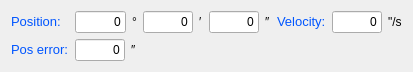
   <widget class="QWidget" name="layoutWidget_7">
    <property name="geometry">
     <rect>
      <x>960</x>
      <y>30</y>
      <width>413</width>
      <height>60</height>
     </rect>
    </property>
    <layout class="QGridLayout" name="gridLayout_4">
     <item row="0" column="0">
      <widget class="QLabel" name="label_25">
       <property name="text">
        <string>&lt;!DOCTYPE HTML PUBLIC &quot;-//W3C//DTD HTML 4.0//EN&quot; &quot;http://www.w3.org/TR/REC-html40/strict.dtd&quot;&gt;
&lt;html&gt;&lt;head&gt;&lt;meta name=&quot;qrichtext&quot; content=&quot;1&quot; /&gt;&lt;style type=&quot;text/css&quot;&gt;
p, li { white-space: pre-wrap; }
&lt;/style&gt;&lt;/head&gt;&lt;body style=&quot; font-family:'Sans Serif'; font-size:10pt; font-weight:400; font-style:normal;&quot;&gt;
&lt;p style=&quot; margin-top:0px; margin-bottom:0px; margin-left:0px; margin-right:0px; -qt-block-indent:0; text-indent:0px;&quot;&gt;&lt;span style=&quot; color:#0055ff;&quot;&gt;Position:&lt;/span&gt;&lt;/p&gt;&lt;/body&gt;&lt;/html&gt;</string>
       </property>
      </widget>
     </item>
     <item row="0" column="1">
      <layout class="QHBoxLayout" name="horizontalLayout_18">
       <item>
        <widget class="QLineEdit" name="lineEdit_n1_posD">
         <property name="cursor">
          <cursorShape>ArrowCursor</cursorShape>
         </property>
         <property name="text">
          <string>0</string>
         </property>
         <property name="alignment">
          <set>Qt::AlignRight|Qt::AlignTrailing|Qt::AlignVCenter</set>
         </property>
         <property name="readOnly">
          <bool>true</bool>
         </property>
        </widget>
       </item>
       <item>
        <widget class="QLabel" name="label_79">
         <property name="text">
          <string>°</string>
         </property>
        </widget>
       </item>
      </layout>
     </item>
     <item row="0" column="2">
      <layout class="QHBoxLayout" name="horizontalLayout_19">
       <item>
        <widget class="QLineEdit" name="lineEdit_n1_posM">
         <property name="cursor">
          <cursorShape>ArrowCursor</cursorShape>
         </property>
         <property name="text">
          <string>0</string>
         </property>
         <property name="alignment">
          <set>Qt::AlignRight|Qt::AlignTrailing|Qt::AlignVCenter</set>
         </property>
         <property name="readOnly">
          <bool>true</bool>
         </property>
        </widget>
       </item>
       <item>
        <widget class="QLabel" name="label_34">
         <property name="text">
          <string>′</string>
         </property>
        </widget>
       </item>
      </layout>
     </item>
     <item row="0" column="3">
      <layout class="QHBoxLayout" name="horizontalLayout_20">
       <item>
        <widget class="QLineEdit" name="lineEdit_n1_posS">
         <property name="cursor">
          <cursorShape>ArrowCursor</cursorShape>
         </property>
         <property name="text">
          <string>0</string>
         </property>
         <property name="alignment">
          <set>Qt::AlignRight|Qt::AlignTrailing|Qt::AlignVCenter</set>
         </property>
         <property name="readOnly">
          <bool>true</bool>
         </property>
        </widget>
       </item>
       <item>
        <widget class="QLabel" name="label_80">
         <property name="text">
          <string>″</string>
         </property>
        </widget>
       </item>
      </layout>
     </item>
     <item row="0" column="4">
      <widget class="QLabel" name="label_81">
       <property name="text">
        <string>&lt;!DOCTYPE HTML PUBLIC &quot;-//W3C//DTD HTML 4.0//EN&quot; &quot;http://www.w3.org/TR/REC-html40/strict.dtd&quot;&gt;
&lt;html&gt;&lt;head&gt;&lt;meta name=&quot;qrichtext&quot; content=&quot;1&quot; /&gt;&lt;style type=&quot;text/css&quot;&gt;
p, li { white-space: pre-wrap; }
&lt;/style&gt;&lt;/head&gt;&lt;body style=&quot; font-family:'Sans Serif'; font-size:10pt; font-weight:400; font-style:normal;&quot;&gt;
&lt;p style=&quot; margin-top:0px; margin-bottom:0px; margin-left:0px; margin-right:0px; -qt-block-indent:0; text-indent:0px;&quot;&gt;&lt;span style=&quot; color:#0055ff;&quot;&gt;Velocity:&lt;/span&gt;&lt;/p&gt;&lt;/body&gt;&lt;/html&gt;</string>
       </property>
      </widget>
     </item>
     <item row="0" column="5">
      <layout class="QHBoxLayout" name="horizontalLayout_21">
       <item>
        <widget class="QLineEdit" name="lineEdit_n1_vel">
         <property name="cursor">
          <cursorShape>ArrowCursor</cursorShape>
         </property>
         <property name="text">
          <string>0</string>
         </property>
         <property name="alignment">
          <set>Qt::AlignRight|Qt::AlignTrailing|Qt::AlignVCenter</set>
         </property>
         <property name="readOnly">
          <bool>false</bool>
         </property>
        </widget>
       </item>
       <item>
        <widget class="QLabel" name="label_82">
         <property name="text">
          <string>&quot;/s</string>
         </property>
        </widget>
       </item>
      </layout>
     </item>
     <item row="1" column="0">
      <widget class="QLabel" name="label_83">
       <property name="text">
        <string>&lt;!DOCTYPE HTML PUBLIC &quot;-//W3C//DTD HTML 4.0//EN&quot; &quot;http://www.w3.org/TR/REC-html40/strict.dtd&quot;&gt;
&lt;html&gt;&lt;head&gt;&lt;meta name=&quot;qrichtext&quot; content=&quot;1&quot; /&gt;&lt;style type=&quot;text/css&quot;&gt;
p, li { white-space: pre-wrap; }
&lt;/style&gt;&lt;/head&gt;&lt;body style=&quot; font-family:'Sans Serif'; font-size:10pt; font-weight:400; font-style:normal;&quot;&gt;
&lt;p style=&quot; margin-top:0px; margin-bottom:0px; margin-left:0px; margin-right:0px; -qt-block-indent:0; text-indent:0px;&quot;&gt;&lt;span style=&quot; color:#0055ff;&quot;&gt;Pos error:&lt;/span&gt;&lt;/p&gt;&lt;/body&gt;&lt;/html&gt;</string>
       </property>
      </widget>
     </item>
     <item row="1" column="1">
      <layout class="QHBoxLayout" name="horizontalLayout_22">
       <item>
        <widget class="QLineEdit" name="lineEdit_n1_poserr">
         <property name="cursor">
          <cursorShape>ArrowCursor</cursorShape>
         </property>
         <property name="text">
          <string>0</string>
         </property>
         <property name="alignment">
          <set>Qt::AlignRight|Qt::AlignTrailing|Qt::AlignVCenter</set>
         </property>
         <property name="readOnly">
          <bool>true</bool>
         </property>
        </widget>
       </item>
       <item>
        <widget class="QLabel" name="label_84">
         <property name="text">
          <string>″</string>
         </property>
        </widget>
       </item>
      </layout>
     </item>
     <item row="1" column="4" colspan="2">
      <spacer name="horizontalSpacer_7">
       <property name="orientation">
        <enum>Qt::Horizontal</enum>
       </property>
       <property name="sizeHint" stdset="0">
        <size>
         <width>128</width>
         <height>20</height>
        </size>
       </property>
      </spacer>
     </item>
    </layout>
   </widget>
